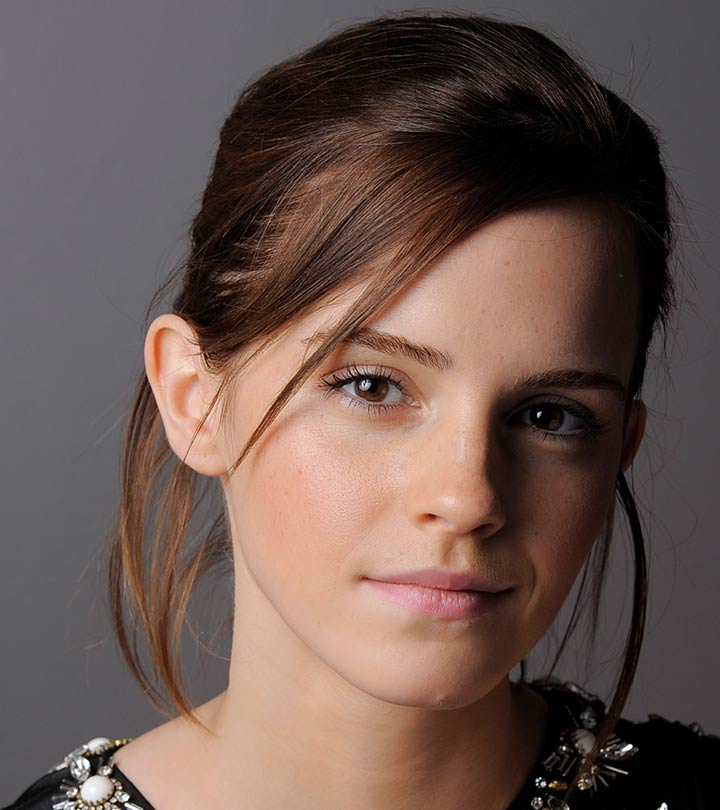
#> input picture images/emma.jpg, 720 x 810 px
$ python et3112_inclass.py
#> lines starting #> are read from the running program, lines starting #| are printed output that depends on the picture
#!/usr/bin/env python
# coding: utf-8

# # Reading and Writing Images

# In[8]:


get_ipython().run_line_magic('matplotlib', 'inline')
import cv2 as cv
import matplotlib.pyplot as plt

filename = './images/emma.jpg'
img = cv.imread(filename, cv.IMREAD_COLOR)
#> img is the input picture: shape (810, 720, 3); mean B, G, R 80.1, 87.4, 106.8
img_show = cv.cvtColor(img, cv.COLOR_BGR2RGB)

img = cv.add(img, 40)
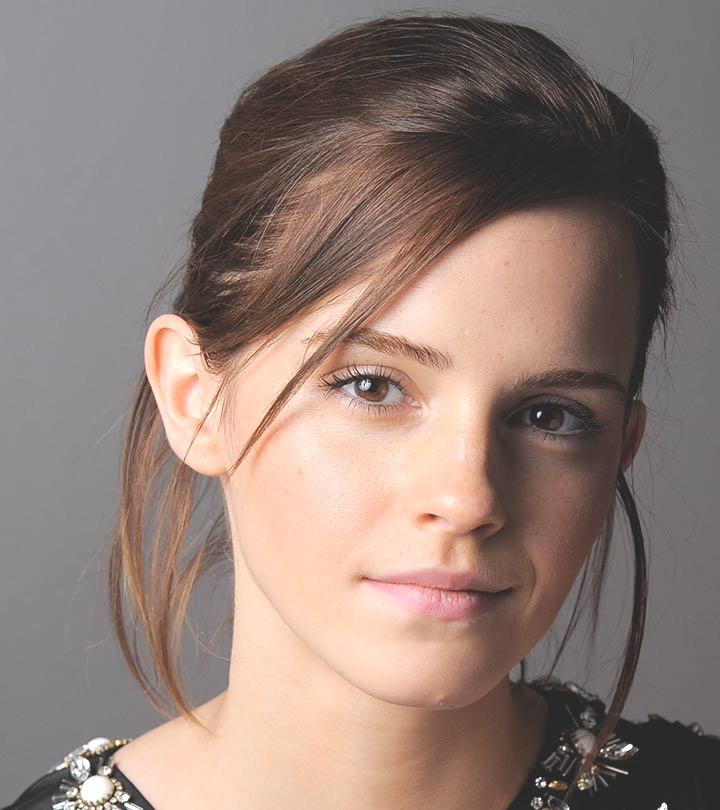
#> img: shape (810, 720, 3); mean B, G, R 120.1, 127.3, 145.9
cv.imwrite('./results/emma_processed.jpg', img)

fig, ax = plt.subplots(1, figsize =(6,6))
ax.imshow(img_show)
plt.show()


# In[9]:


print(img.shape)
#| (810, 720, 3)


# In[11]:


import numpy as np
a = np.array([1,2,3, 4])
print(a)


# # Gaussian Noise Removal

# In[28]:


get_ipython().run_line_magic('matplotlib', 'inline')
import cv2 as cv
import matplotlib.pyplot as plt
import numpy as np

fn = './images/hugh.jpg'
imgo = cv.imread(fn, cv.IMREAD_COLOR)
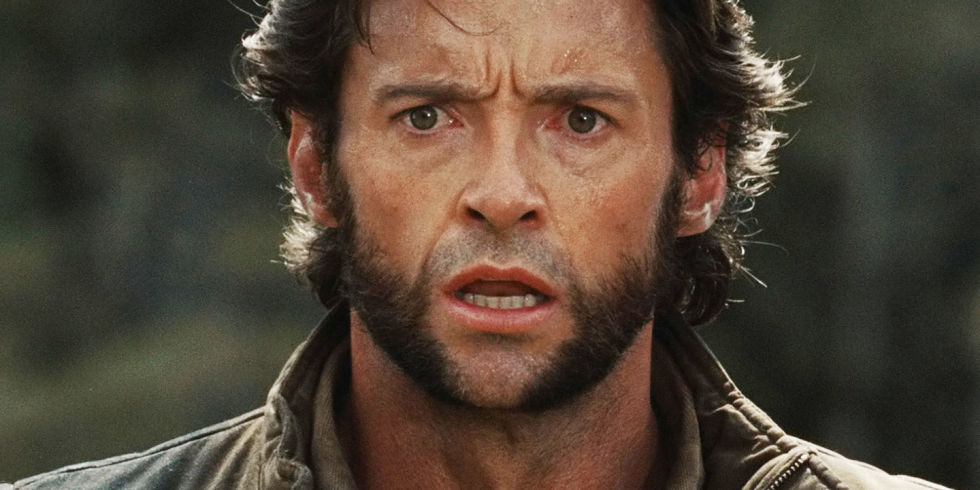
#> input picture images/hugh.jpg, 980 x 490 px
#> imgo is the input picture: shape (490, 980, 3); mean B, G, R 54.6, 67.8, 81.1
mu = 0
sigma = 20
noise = np.array(imgo.shape).astype('uint8')
#> noise = [234, 212, 3]
noise = np.random.normal(mu, sigma, imgo.shape)
noise = noise.reshape(imgo.shape)
noisy_image = cv.add(imgo, noise, dtype=cv.CV_8UC3)
filtered = cv.GaussianBlur(noisy_image, (5,5), 2)

# Color conversions to be able to show in matplotlib
noisy_image_show = cv.cvtColor(noisy_image, cv.COLOR_BGR2RGB)
imgo_show = cv.cvtColor(imgo, cv.COLOR_BGR2RGB)
filtered_show = cv.cvtColor(filtered, cv.COLOR_BGR2RGB)

fig, ax = plt.subplots(3, figsize = (12,6))
ax[0].imshow(imgo_show)
ax[0].set_title('Original')
ax[1].imshow(noisy_image_show)
ax[1].set_title('Noise Added')
ax[2].imshow(filtered_show)
ax[2].set_title('Filtered')
plt.show()


# In[16]:


print(noise.shape)
#| (490, 980, 3)


# In[3]:


get_ipython().run_line_magic('matplotlib', 'inline')
import cv2 as cv
import matplotlib.pyplot as plt

fn = './images/hugh.jpg'
imgo = cv.imread(fn, cv.IMREAD_COLOR)

fig, ax = plt.subplots()
ax.imshow(imgo)
plt.show()

print(imgo.shape)
#| (490, 980, 3)
print(imgo.dtype)
#| uint8
print(imgo.size)
#| 1440600


# In[6]:


get_ipython().run_line_magic('matplotlib', 'inline')
import cv2 as cv
import matplotlib.pyplot as plt

fn = './images/hugh.jpg'
im1 = cv.imread(fn, cv.IMREAD_GRAYSCALE)
#> im1: shape (490, 980); min 5, max 255, mean 70.3
im2 = im1 + 100
im3 = cv.add(im1,100)
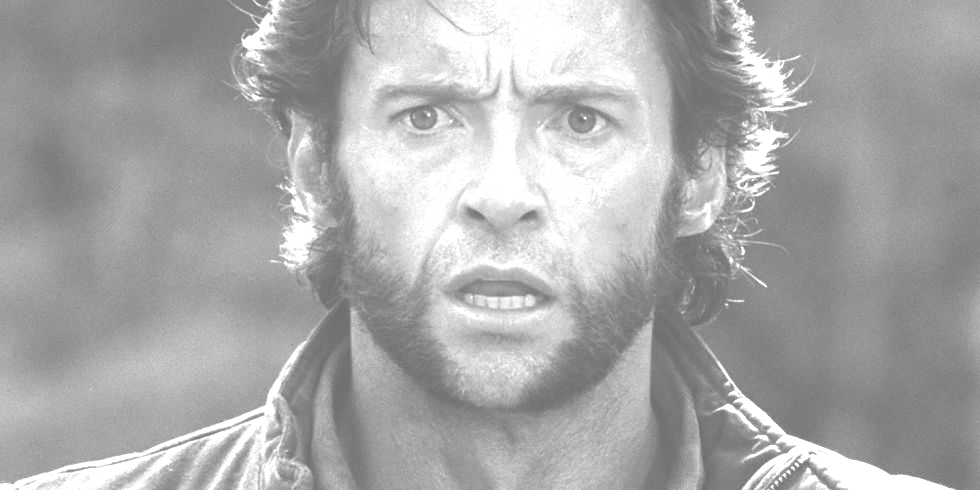
#> im3: shape (490, 980); min 105, max 255, mean 169
fig, ax = plt.subplots(1,3)
ax[0].imshow(im1, cmap='gray')
ax[1].imshow(im2, cmap='gray')
ax[2].imshow(im3, cmap='gray')
plt.show()


# In[11]:


get_ipython().run_line_magic('matplotlib', 'inline')
import cv2 as cv
import matplotlib.pyplot as plt
import numpy as np

def image_brighten(image, shift):
#> called with shift = 100
    h = image.shape[0]
#> h = 490
    w = image.shape[1]
#> w = 980
    result = np.zeros((h,w), np.uint8)
    for i in range(0,h):
        for j in range(0,w):
            result[i,j] = image[i,j] + 100
    return result

fn = './images/hugh.jpg'
im1 = cv.imread(fn, cv.IMREAD_GRAYSCALE)

im2 = image_brighten(im1, 100)
fig, ax = plt.subplots(1,2, figsize=(6,6))
ax[0].imshow(im1, cmap='gray')
ax[1].imshow(im2, cmap='gray')
# ax[2].imshow(im3, cmap='gray')
plt.show()


# In[2]:


get_ipython().run_line_magic('matplotlib', 'inline')
import cv2 as cv
import numpy as np
import matplotlib.pyplot as plt
transform = np.arange(0,256).astype('uint8')
transform = np.arange(255, -1, -1).astype('uint8')
fig, ax = plt.subplots()
ax.plot(transform)
ax.set_xlabel(r'Input, $f(\mathbf{x})$')
ax.set_ylabel('Output, $\mathrm{T}[f(\mathbf{x})]$')
ax.set_xlim(0,255)
ax.set_ylim(0,255)
ax.set_aspect('equal')
plt.show()
#> figure, not shown here; curve peaks at x = 0, y = 255
img_orig = cv.imread('./images/katrina.jpg', cv.IMREAD_GRAYSCALE)
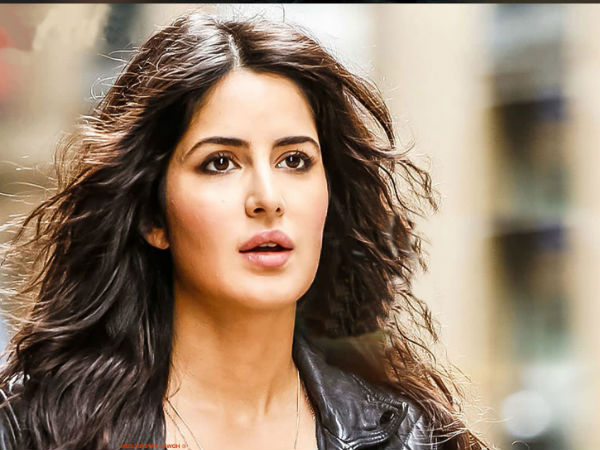
#> input picture images/katrina.jpg, 600 x 450 px
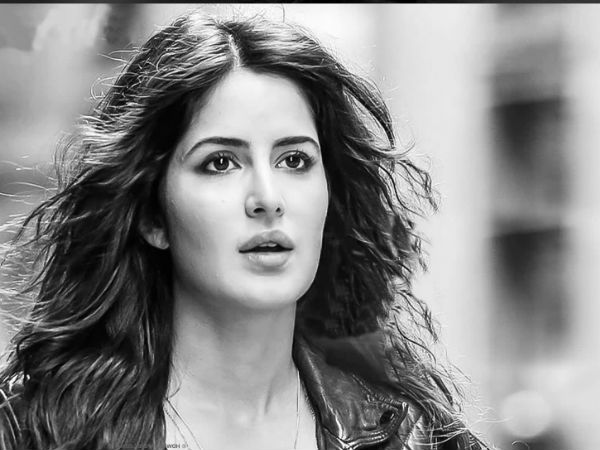
#> img_orig: shape (450, 600); min 0, max 255, mean 134.7
print(img_orig.shape)
#| (450, 600)

cv.namedWindow('Image', cv.WINDOW_AUTOSIZE)
cv.imshow('Image', img_orig)
cv.waitKey(0)
image_transformed = cv.LUT(img_orig, transform)
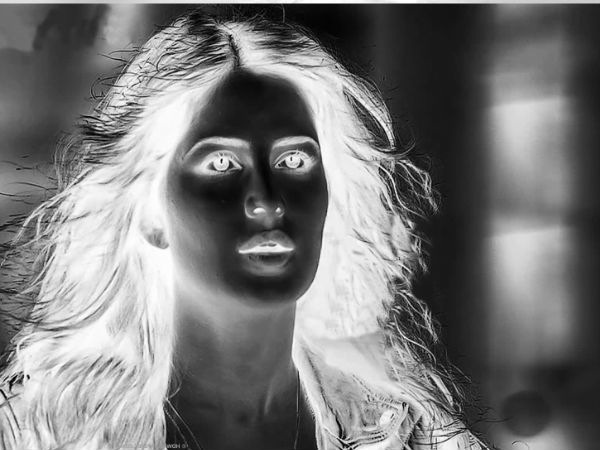
#> image_transformed: shape (450, 600); min 0, max 255, mean 120.3

cv.imshow('Image', image_transformed)
cv.waitKey(0)
cv.destroyAllWindows()


# In[3]:


print(transform.shape)


# In[3]:


get_ipython().run_line_magic('matplotlib', 'inline')
import cv2 as cv
import numpy as np
import matplotlib.pyplot as plt

img = cv.imread('./images/katrina.jpg', cv.IMREAD_GRAYSCALE)
hist = cv.calcHist([img], [0], None, [256], [0,256])
#> hist = 256 values, max 3838 at index 231, min 17 at index 254, mean 1054.7

plt.plot(hist)
plt.show()
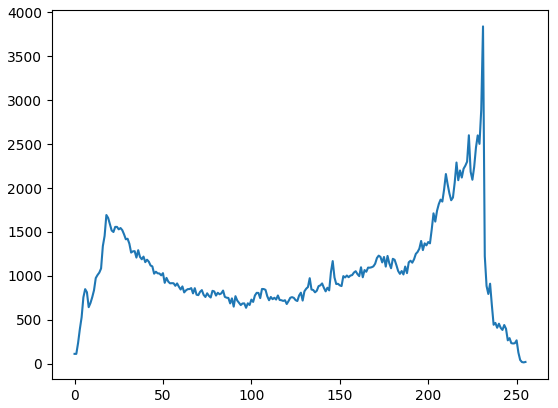
#> figure drawn by matplotlib, 1 panel; curve peaks at x = 231, y = 3838


# In[17]:


get_ipython().run_line_magic('matplotlib', 'inline')
import cv2 as cv
import numpy as np
import matplotlib.pyplot as plt

im1 = cv.imread('./images/katniss.jpg')
#> (the run stopped early here; a loop or call above may not have finished)
